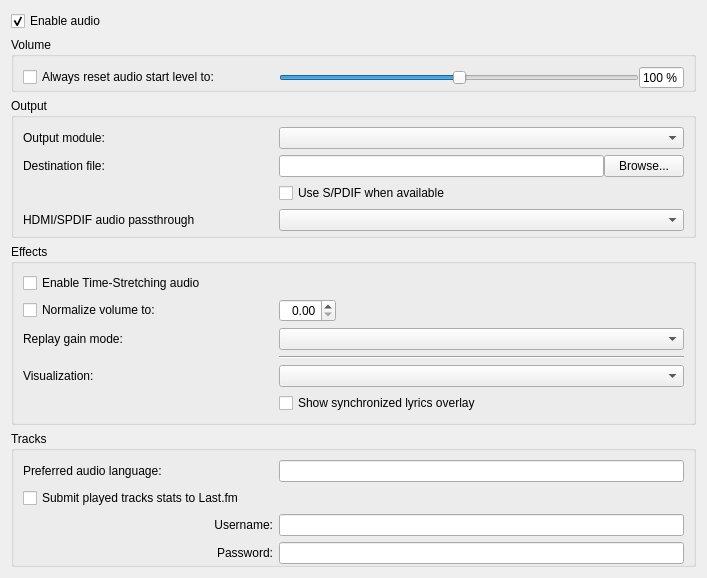
<?xml version="1.0" encoding="UTF-8"?>
<ui version="4.0">
 <author>Jean-Baptiste Kempf</author>
 <class>SPrefsAudio</class>
 <widget class="QWidget" name="SPrefsAudio">
  <property name="geometry">
   <rect>
    <x>0</x>
    <y>0</y>
    <width>707</width>
    <height>572</height>
   </rect>
  </property>
  <property name="sizePolicy">
   <sizepolicy hsizetype="Preferred" vsizetype="Preferred">
    <horstretch>0</horstretch>
    <verstretch>0</verstretch>
   </sizepolicy>
  </property>
  <property name="windowTitle">
   <string>Form</string>
  </property>
  <layout class="QVBoxLayout" name="verticalLayout_2">
   <item>
    <widget class="QCheckBox" name="enableAudio">
     <property name="text">
      <string>Enable audio</string>
     </property>
     <property name="checked">
      <bool>true</bool>
     </property>
    </widget>
   </item>
   <item>
    <widget class="QWidget" name="audioZone" native="true">
     <layout class="QVBoxLayout" name="audioZoneLayout">
      <property name="leftMargin">
       <number>0</number>
      </property>
      <property name="topMargin">
       <number>0</number>
      </property>
      <property name="rightMargin">
       <number>0</number>
      </property>
      <property name="bottomMargin">
       <number>0</number>
      </property>
      <item>
       <widget class="QGroupBox" name="audioBox">
        <property name="title">
         <string>Volume</string>
        </property>
        <layout class="QGridLayout">
         <property name="bottomMargin">
          <number>0</number>
         </property>
         <item row="0" column="2">
          <widget class="QWidget" name="defaultVolume_zone" native="true">
           <layout class="QHBoxLayout" name="horizontalLayout">
            <property name="spacing">
             <number>0</number>
            </property>
            <property name="sizeConstraint">
             <enum>QLayout::SetDefaultConstraint</enum>
            </property>
            <property name="leftMargin">
             <number>0</number>
            </property>
            <property name="topMargin">
             <number>0</number>
            </property>
            <property name="rightMargin">
             <number>0</number>
            </property>
            <property name="bottomMargin">
             <number>0</number>
            </property>
            <item>
             <widget class="QSlider" name="defaultVolume">
              <property name="sizePolicy">
               <sizepolicy hsizetype="MinimumExpanding" vsizetype="Minimum">
                <horstretch>0</horstretch>
                <verstretch>0</verstretch>
               </sizepolicy>
              </property>
              <property name="minimumSize">
               <size>
                <width>140</width>
                <height>0</height>
               </size>
              </property>
              <property name="layoutDirection">
               <enum>Qt::LeftToRight</enum>
              </property>
              <property name="maximum">
               <number>200</number>
              </property>
              <property name="value">
               <number>100</number>
              </property>
              <property name="orientation">
               <enum>Qt::Horizontal</enum>
              </property>
             </widget>
            </item>
            <item>
             <widget class="QSpinBox" name="volumeValue">
              <property name="sizePolicy">
               <sizepolicy hsizetype="Minimum" vsizetype="Fixed">
                <horstretch>0</horstretch>
                <verstretch>0</verstretch>
               </sizepolicy>
              </property>
              <property name="wrapping">
               <bool>false</bool>
              </property>
              <property name="alignment">
               <set>Qt::AlignRight|Qt::AlignTrailing|Qt::AlignVCenter</set>
              </property>
              <property name="readOnly">
               <bool>true</bool>
              </property>
              <property name="buttonSymbols">
               <enum>QAbstractSpinBox::NoButtons</enum>
              </property>
              <property name="suffix">
               <string> %</string>
              </property>
              <property name="maximum">
               <number>200</number>
              </property>
              <property name="value">
               <number>100</number>
              </property>
             </widget>
            </item>
           </layout>
          </widget>
         </item>
         <item row="0" column="0" colspan="2">
          <widget class="QCheckBox" name="resetVolumeCheckbox">
           <property name="minimumSize">
            <size>
             <width>250</width>
             <height>0</height>
            </size>
           </property>
           <property name="text">
            <string>Always reset audio start level to:</string>
           </property>
           <property name="checked">
            <bool>false</bool>
           </property>
          </widget>
         </item>
        </layout>
       </widget>
      </item>
      <item>
       <widget class="QGroupBox" name="outputAudioBox">
        <property name="title">
         <string>Output</string>
        </property>
        <layout class="QGridLayout" name="outputAudioLayout">
         <property name="bottomMargin">
          <number>4</number>
         </property>
         <item row="0" column="0">
          <widget class="QLabel" name="outputLabel">
           <property name="minimumSize">
            <size>
             <width>250</width>
             <height>0</height>
            </size>
           </property>
           <property name="text">
            <string>Output module:</string>
           </property>
           <property name="buddy">
            <cstring>outputModule</cstring>
           </property>
          </widget>
         </item>
         <item row="0" column="1">
          <widget class="QComboBox" name="outputModule">
           <property name="enabled">
            <bool>true</bool>
           </property>
           <property name="sizePolicy">
            <sizepolicy hsizetype="MinimumExpanding" vsizetype="Fixed">
             <horstretch>0</horstretch>
             <verstretch>0</verstretch>
            </sizepolicy>
           </property>
          </widget>
         </item>
         <item row="1" column="0" colspan="2">
          <widget class="QWidget" name="fileControl" native="true">
           <layout class="QHBoxLayout">
            <property name="spacing">
             <number>0</number>
            </property>
            <property name="leftMargin">
             <number>0</number>
            </property>
            <property name="topMargin">
             <number>0</number>
            </property>
            <property name="rightMargin">
             <number>0</number>
            </property>
            <property name="bottomMargin">
             <number>0</number>
            </property>
            <item>
             <widget class="QLabel" name="fileLabel">
              <property name="minimumSize">
               <size>
                <width>256</width>
                <height>0</height>
               </size>
              </property>
              <property name="text">
               <string>Destination file:</string>
              </property>
              <property name="buddy">
               <cstring>fileName</cstring>
              </property>
             </widget>
            </item>
            <item>
             <widget class="QLineEdit" name="fileName"/>
            </item>
            <item>
             <widget class="QPushButton" name="fileBrowseButton">
              <property name="text">
               <string>Browse...</string>
              </property>
             </widget>
            </item>
           </layout>
          </widget>
         </item>
         <item row="3" column="1">
          <widget class="QCheckBox" name="spdifBox">
           <property name="sizePolicy">
            <sizepolicy hsizetype="Minimum" vsizetype="Fixed">
             <horstretch>0</horstretch>
             <verstretch>0</verstretch>
            </sizepolicy>
           </property>
           <property name="text">
            <string>Use S/PDIF when available</string>
           </property>
          </widget>
         </item>
         <item row="4" column="0">
          <widget class="QLabel" name="mmdevicePassthroughLabel">
           <property name="minimumSize">
            <size>
             <width>250</width>
             <height>0</height>
            </size>
           </property>
           <property name="text">
            <string>HDMI/SPDIF audio passthrough</string>
           </property>
           <property name="buddy">
            <cstring>mmdevicePassthroughBox</cstring>
           </property>
          </widget>
         </item>
         <item row="4" column="1">
          <widget class="QComboBox" name="mmdevicePassthroughBox">
           <property name="sizePolicy">
            <sizepolicy hsizetype="MinimumExpanding" vsizetype="Fixed">
             <horstretch>0</horstretch>
             <verstretch>0</verstretch>
            </sizepolicy>
           </property>
          </widget>
         </item>
        </layout>
       </widget>
      </item>
      <item>
       <widget class="QGroupBox" name="groupBox_2">
        <property name="sizePolicy">
         <sizepolicy hsizetype="Preferred" vsizetype="Preferred">
          <horstretch>0</horstretch>
          <verstretch>0</verstretch>
         </sizepolicy>
        </property>
        <property name="title">
         <string>Effects</string>
        </property>
        <property name="checkable">
         <bool>false</bool>
        </property>
        <layout class="QGridLayout" name="gridLayout_2">
         <item row="7" column="0">
          <widget class="QLabel" name="visuLabel">
           <property name="minimumSize">
            <size>
             <width>250</width>
             <height>0</height>
            </size>
           </property>
           <property name="text">
            <string>Visualization:</string>
           </property>
           <property name="buddy">
            <cstring>visualisation</cstring>
           </property>
          </widget>
         </item>
         <item row="7" column="2" colspan="2">
          <widget class="QComboBox" name="visualisation">
           <property name="sizePolicy">
            <sizepolicy hsizetype="Preferred" vsizetype="Fixed">
             <horstretch>0</horstretch>
             <verstretch>0</verstretch>
            </sizepolicy>
           </property>
          </widget>
         </item>
         <item row="8" column="2" colspan="2">
          <widget class="QCheckBox" name="showLyricsBox">
           <property name="text">
            <string>Show synchronized lyrics overlay</string>
           </property>
          </widget>
         </item>
         <item row="0" column="0">
          <widget class="QCheckBox" name="autoscaleBox">
           <property name="text">
            <string>Enable Time-Stretching audio</string>
           </property>
          </widget>
         </item>
         <item row="5" column="0">
          <widget class="QLabel" name="replayLabel">
           <property name="minimumSize">
            <size>
             <width>250</width>
             <height>0</height>
            </size>
           </property>
           <property name="text">
            <string>Replay gain mode:</string>
           </property>
           <property name="alignment">
            <set>Qt::AlignLeading|Qt::AlignLeft|Qt::AlignVCenter</set>
           </property>
           <property name="buddy">
            <cstring>replayCombo</cstring>
           </property>
          </widget>
         </item>
         <item row="5" column="2" colspan="2">
          <widget class="QComboBox" name="replayCombo">
           <property name="sizePolicy">
            <sizepolicy hsizetype="Preferred" vsizetype="Fixed">
             <horstretch>0</horstretch>
             <verstretch>0</verstretch>
            </sizepolicy>
           </property>
          </widget>
         </item>
         <item row="4" column="0">
          <widget class="QCheckBox" name="volNormBox">
           <property name="sizePolicy">
            <sizepolicy hsizetype="Preferred" vsizetype="Fixed">
             <horstretch>0</horstretch>
             <verstretch>0</verstretch>
            </sizepolicy>
           </property>
           <property name="minimumSize">
            <size>
             <width>250</width>
             <height>0</height>
            </size>
           </property>
           <property name="maximumSize">
            <size>
             <width>250</width>
             <height>16777215</height>
            </size>
           </property>
           <property name="text">
            <string>Normalize volume to:</string>
           </property>
          </widget>
         </item>
         <item row="4" column="2">
          <widget class="QDoubleSpinBox" name="volNormSpin">
           <property name="enabled">
            <bool>true</bool>
           </property>
           <property name="alignment">
            <set>Qt::AlignRight</set>
           </property>
          </widget>
         </item>
         <item row="4" column="3">
          <spacer name="horizontalSpacer">
           <property name="orientation">
            <enum>Qt::Horizontal</enum>
           </property>
           <property name="sizeHint" stdset="0">
            <size>
             <width>40</width>
             <height>20</height>
            </size>
           </property>
          </spacer>
         </item>
         <item row="6" column="2" colspan="2">
          <widget class="Line" name="line">
           <property name="orientation">
            <enum>Qt::Horizontal</enum>
           </property>
          </widget>
         </item>
        </layout>
       </widget>
      </item>
      <item>
       <widget class="QGroupBox" name="groupBox_3">
        <property name="title">
         <string>Tracks</string>
        </property>
        <layout class="QGridLayout" name="gridLayout_3">
         <property name="bottomMargin">
          <number>0</number>
         </property>
         <item row="0" column="0">
          <widget class="QLabel" name="langLabel">
           <property name="minimumSize">
            <size>
             <width>250</width>
             <height>0</height>
            </size>
           </property>
           <property name="text">
            <string>Preferred audio language:</string>
           </property>
           <property name="buddy">
            <cstring>preferredAudioLanguage</cstring>
           </property>
          </widget>
         </item>
         <item row="0" column="1">
          <widget class="QLineEdit" name="preferredAudioLanguage"/>
         </item>
         <item row="2" column="0" colspan="2">
          <widget class="QWidget" name="lastfm_zone" native="true">
           <property name="enabled">
            <bool>true</bool>
           </property>
           <layout class="QGridLayout" name="gridLayout_1">
            <property name="leftMargin">
             <number>0</number>
            </property>
            <property name="topMargin">
             <number>0</number>
            </property>
            <property name="rightMargin">
             <number>0</number>
            </property>
            <property name="bottomMargin">
             <number>0</number>
            </property>
            <item row="0" column="1">
             <widget class="QLineEdit" name="lastfm_user_edit">
              <property name="sizePolicy">
               <sizepolicy hsizetype="Preferred" vsizetype="Fixed">
                <horstretch>0</horstretch>
                <verstretch>0</verstretch>
               </sizepolicy>
              </property>
             </widget>
            </item>
            <item row="1" column="1">
             <widget class="QLineEdit" name="lastfm_pass_edit">
              <property name="sizePolicy">
               <sizepolicy hsizetype="Preferred" vsizetype="Fixed">
                <horstretch>0</horstretch>
                <verstretch>0</verstretch>
               </sizepolicy>
              </property>
              <property name="echoMode">
               <enum>QLineEdit::Password</enum>
              </property>
             </widget>
            </item>
            <item row="1" column="0">
             <widget class="QLabel" name="lastfm_pass_label">
              <property name="maximumSize">
               <size>
                <width>250</width>
                <height>16777215</height>
               </size>
              </property>
              <property name="text">
               <string>Password:</string>
              </property>
              <property name="alignment">
               <set>Qt::AlignRight|Qt::AlignTrailing|Qt::AlignVCenter</set>
              </property>
              <property name="buddy">
               <cstring>lastfm_pass_edit</cstring>
              </property>
             </widget>
            </item>
            <item row="0" column="0">
             <widget class="QLabel" name="lastfm_user_label">
              <property name="maximumSize">
               <size>
                <width>250</width>
                <height>16777215</height>
               </size>
              </property>
              <property name="text">
               <string>Username:</string>
              </property>
              <property name="alignment">
               <set>Qt::AlignRight|Qt::AlignTrailing|Qt::AlignVCenter</set>
              </property>
              <property name="buddy">
               <cstring>lastfm_user_edit</cstring>
              </property>
             </widget>
            </item>
           </layout>
          </widget>
         </item>
         <item row="1" column="0" colspan="2">
          <widget class="QCheckBox" name="lastfm">
           <property name="text">
            <string>Submit played tracks stats to Last.fm</string>
           </property>
          </widget>
         </item>
        </layout>
       </widget>
      </item>
     </layout>
    </widget>
   </item>
   <item>
    <spacer name="verticalSpacer">
     <property name="orientation">
      <enum>Qt::Vertical</enum>
     </property>
     <property name="sizeHint" stdset="0">
      <size>
       <width>20</width>
       <height>40</height>
      </size>
     </property>
    </spacer>
   </item>
  </layout>
 </widget>
 <tabstops>
  <tabstop>enableAudio</tabstop>
  <tabstop>resetVolumeCheckbox</tabstop>
  <tabstop>defaultVolume</tabstop>
  <tabstop>volumeValue</tabstop>
  <tabstop>outputModule</tabstop>
  <tabstop>fileName</tabstop>
  <tabstop>fileBrowseButton</tabstop>
  <tabstop>spdifBox</tabstop>
  <tabstop>mmdevicePassthroughBox</tabstop>
  <tabstop>autoscaleBox</tabstop>
  <tabstop>volNormBox</tabstop>
  <tabstop>volNormSpin</tabstop>
  <tabstop>replayCombo</tabstop>
  <tabstop>visualisation</tabstop>
  <tabstop>preferredAudioLanguage</tabstop>
  <tabstop>lastfm</tabstop>
  <tabstop>lastfm_user_edit</tabstop>
  <tabstop>lastfm_pass_edit</tabstop>
 </tabstops>
 <resources/>
 <connections/>
</ui>
